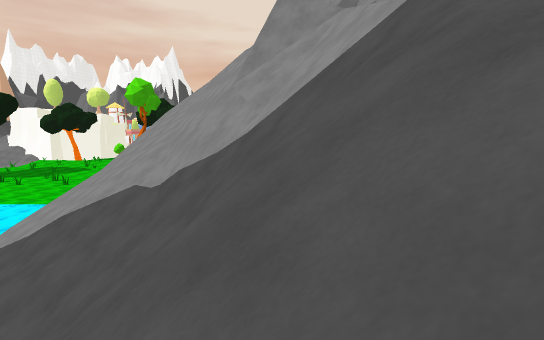
view 1 (above)

22 first-person views from a walk through a 3-D level made in the Unity game engine. The camera is 1.3 m above the floor, tilts 8° down and sees 85° across. Doors are open. The floor is counted in squares, 1 m on a side. Each view is taken from the middle of a square. On the plan, view 1 faces up. The plan holds only what a view shows up to about 14 squares ahead; the rest is blank. The place goes on beyond the plan. The player is left out. Some surface patterns are stand-ins.

view 2
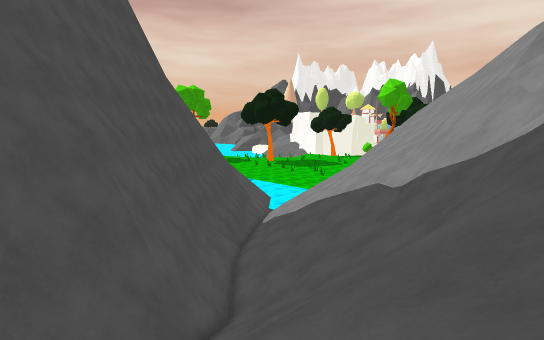

view 3
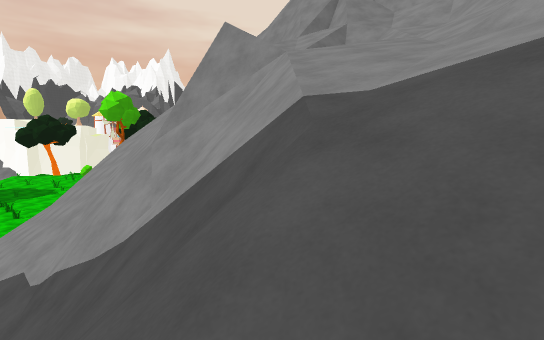

view 4
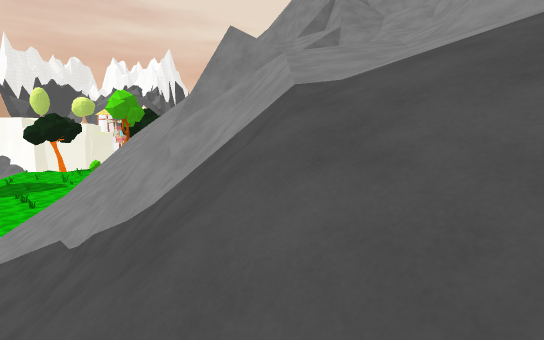

view 5
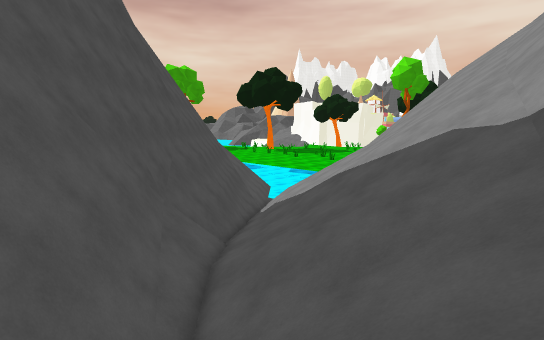

view 6
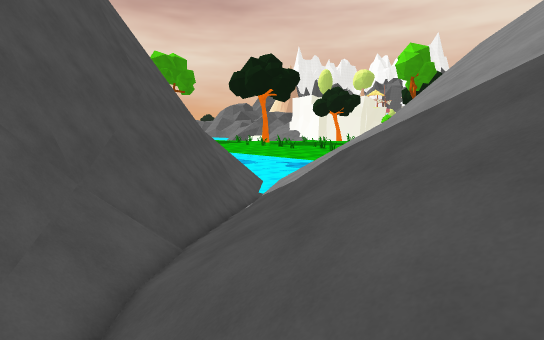

view 7
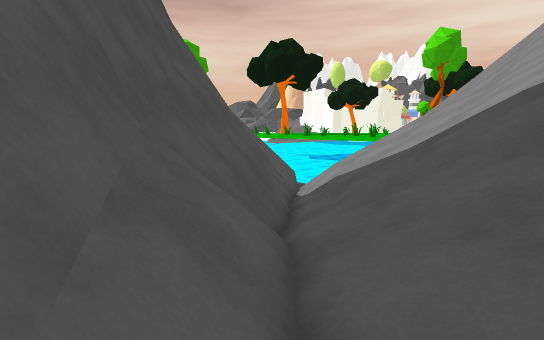

view 8
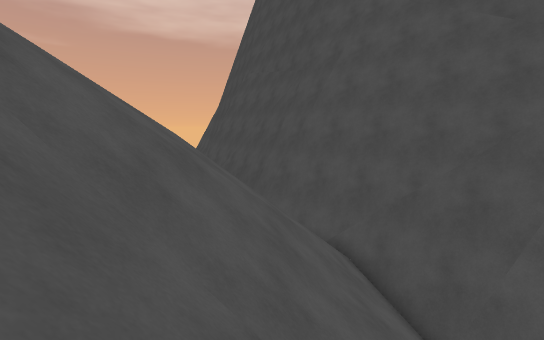

view 9
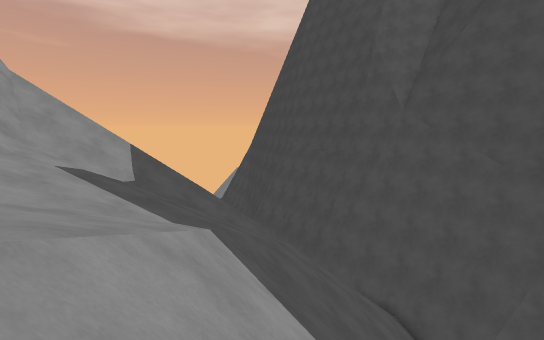

view 10
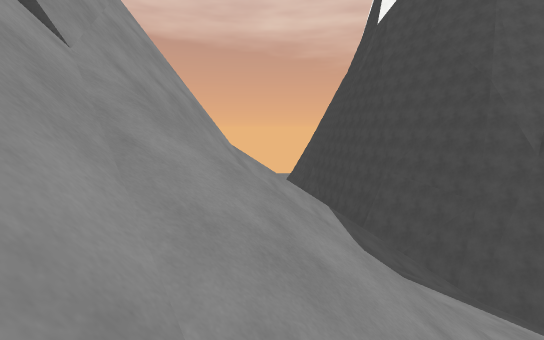

view 11
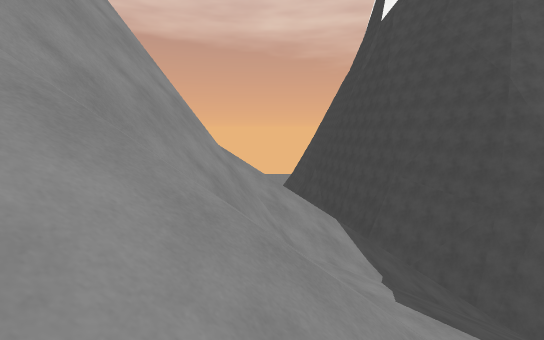

view 12
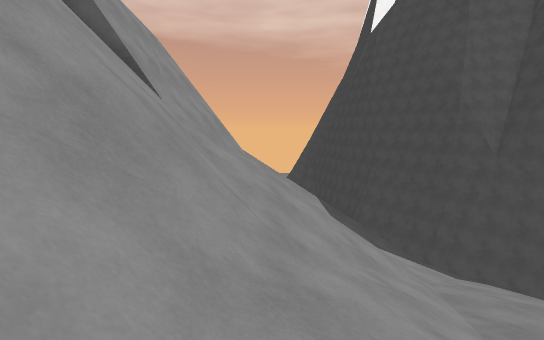

view 13
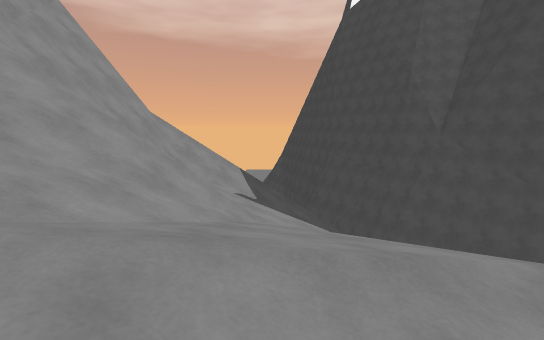

view 14
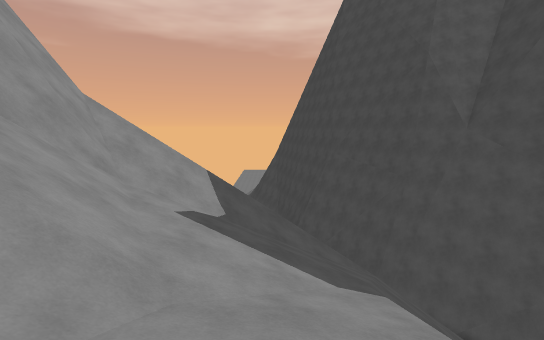

view 15
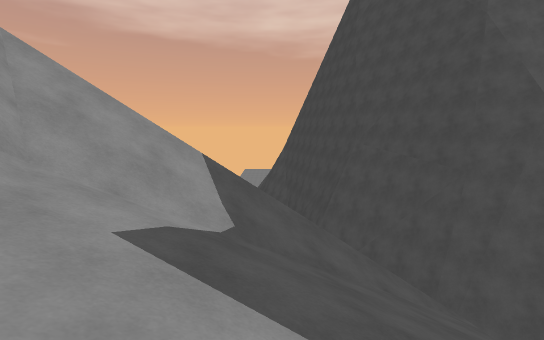

view 16
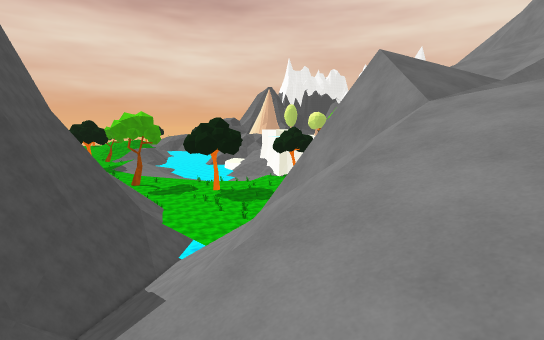

view 17
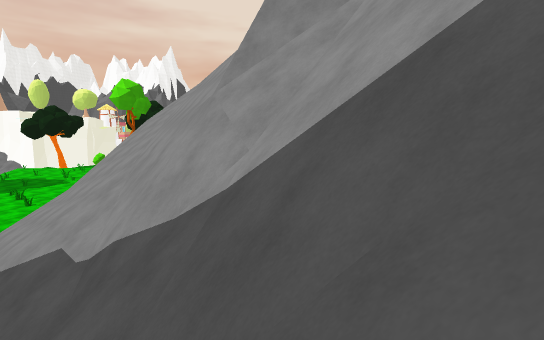

view 18
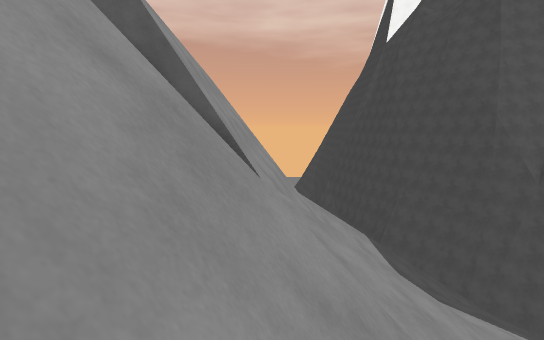

view 19
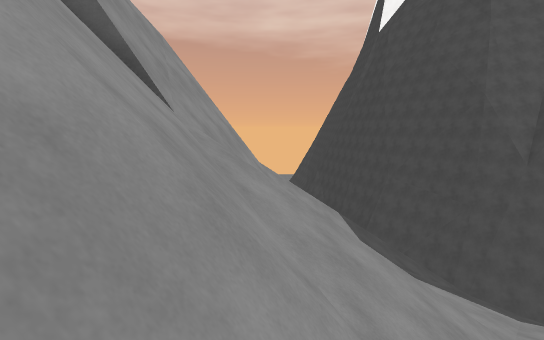

view 20
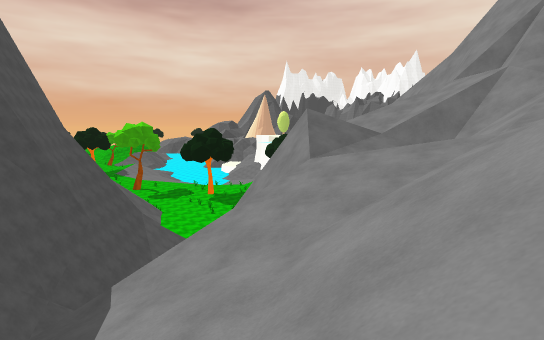

view 21
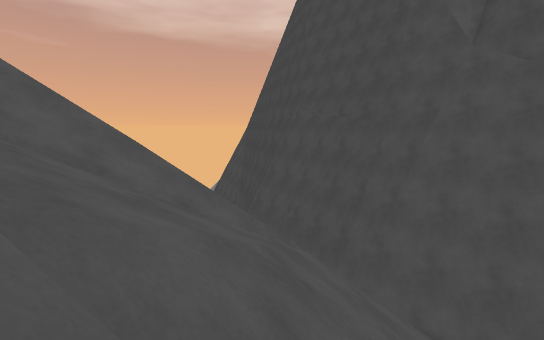

view 22
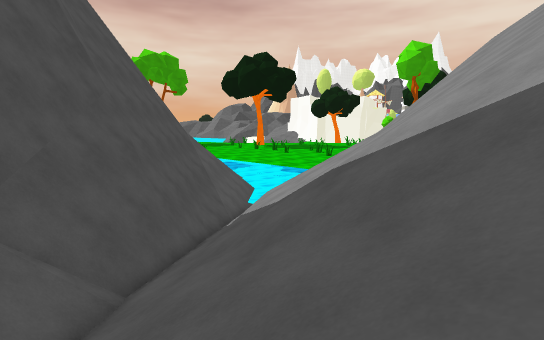

### Floor plan
Key: @ floor where view 1 was taken; # wall or solid block; . main floor; : floor 0.75 m higher than the main floor; + floor 2.25 m higher than the main floor; - floor 2.5 m lower than the main floor; _ floor 4 m lower than the main floor; / step, stairs or slope; = window, fence, low wall or low ledge; ^ raised ledge; v drop or lower ground.
Columns run from 20 left of view 1 to 17 right of it. Each row starts with its distance up from view 1.
 19    ////////////////  ///// / // /
 18   /////////////////  v//// ////    /
 17 #=/////////////=///^##v/////://////
 16 ##=////////////=#/=^#===..///////// =^
 15  ##=///////////=#v///////////////===^^
 14   ##=//////////==v///// ////////=^^
 13    ##//////////#=/////-v/////////=^^
 12    ^##//////////=////_vv//////////=^
 11     ##=/////////////=^vv///////////^^
 10     ^^=//////////////==v///////////=^^
  9     ^#=///////////////=v///////////=^
  8      ^#=///////////////=//////////=^^
  7       ^##=///////////////////////=^^
  6         ^^#=/////////////////////=^
  5           ^##///////////////////=^^
  4             ##/////////////////=^^
  3             ^#=/////////////////=#
  2              ##//////////////////=^
  1              ^#=//////////////////=^
  0               ##/   @=/  //=  //vv+^
 -1               ^##          =
 -2                 ##
 -3                  ##
 -4                   ##
 -5                    #

Where each view was taken, in squares from view 1:
view 1: 0 up, 0 right, facing up
view 2: 0 up, 0 right, facing up-left
view 3: 3 up, 3 right, facing up
view 4: 1 up, 3 right, facing up
view 5: 4 up, 4 left, facing up-left
view 6: 7 up, 6 left, facing up-left
view 7: 7 up, 10 left, facing up-left
view 8: 10 up, 2 left, facing down
view 9: 15 up, 2 right, facing down
view 10: 15 up, 12 right, facing down
view 11: 13 up, 12 right, facing down
view 12: 19 up, 12 right, facing down
view 13: 19 up, 7 right, facing down
view 14: 14 up, 6 right, facing down
view 15: 9 up, 7 right, facing down
view 16: 8 up, 6 right, facing up-left
view 17: 5 up, 0 right, facing up
view 18: 18 up, 15 right, facing down
view 19: 17 up, 13 right, facing down
view 20: 6 up, 11 right, facing up-left
view 21: 8 up, 2 right, facing down
view 22: 9 up, 7 left, facing up-left
